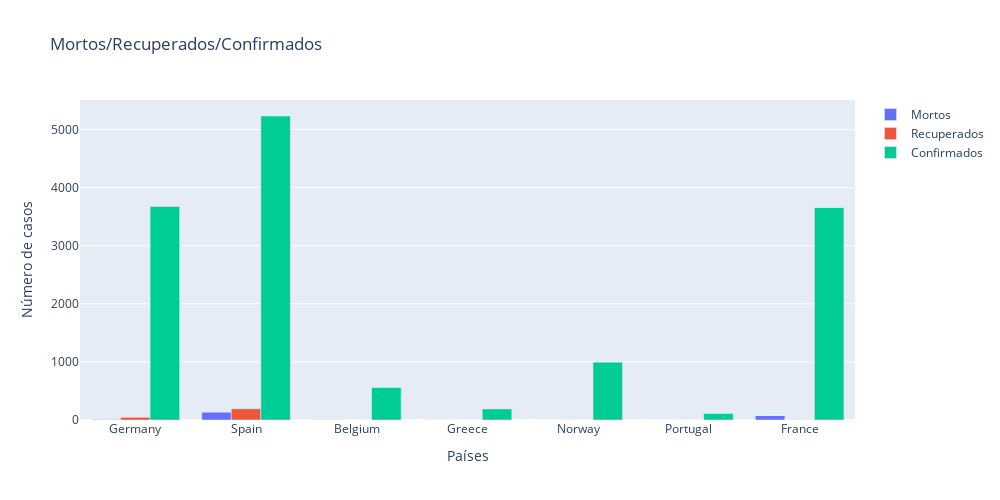

The notebook cell saved with this chart:
### Code cell
europa = [ 'France', 'Germany', 'Spain', 'Belgium', 'Norway','Greece',  'Portugal']
temp=full_table.loc[full_table.Date == full_table.Date.max()]
temp=temp.reset_index()
temp=temp.loc[temp['Country/Region'].isin(europa)]

layout = go.Layout(
    width=1000,
    height=500)

fig = go.Figure(data=[
    go.Bar(name='Mortos', x=temp['Country/Region'], y=temp['Deaths']),
    go.Bar(name='Recuperados', x=temp['Country/Region'], y=temp['Recovered']),
    go.Bar(name='Confirmados', x=temp['Country/Region'], y=temp['Confirmed']),
],layout=layout)

fig.update_layout(
    title="Mortos/Recuperados/Confirmados",
    xaxis_title="Países",
    yaxis_title="Número de casos",
)

fig.show()

### Figure 1 — Plotly figure (JSON) as saved in the notebook; plotly's stock layout.template omitted (floating-point values rounded to 4 significant figures)
{"data": [{"name": "Mortos", "type": "bar", "x": ["Germany", "Spain", "Belgium", "Greece", "Norway", "Portugal", "France", "France", "France", "France"], "y": [7, 133, 3, 1, 0, 0, 79, 0, 0, 0]}, {"name": "Recuperados", "type": "bar", "x": ["Germany", "Spain", "Belgium", "Greece", "Norway", "Portugal", "France", "France", "France", "France"], "y": [46, 193, 1, 0, 1, 1, 12, 0, 0, 0]}, {"name": "Confirmados", "type": "bar", "x": ["Germany", "Spain", "Belgium", "Greece", "Norway", "Portugal", "France", "France", "France", "France"], "y": [3675, 5232, 559, 190, 996, 112, 3661, 2, 1, 3]}], "layout": {"height": 500, "title": {"text": "Mortos/Recuperados/Confirmados"}, "width": 1000, "xaxis": {"autorange": true, "range": [-0.5, 6.5], "title": {"text": "Países"}, "type": "category"}, "yaxis": {"autorange": true, "range": [0, 5507.0], "title": {"text": "Número de casos"}, "type": "linear"}}}
